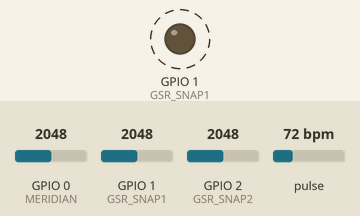
This sketch was run on a simulated ESP32. Shown: output pins drawn as LEDs (lit = HIGH). Dashed ring = blinking. Inputs (shaded band) come from the test bench; at power-on: GPIO 0 (MERIDIAN) = 2048, GPIO 1 (GSR_SNAP1) = 2048, pulse 72 bpm, GPIO 2 (GSR_SNAP2) = 2048. Nothing arrives over Bluetooth unless stated; a phone connects over Bluetooth LE 3 s after start; what the sketch prints to the serial monitor is not drawn.

Above: at 2.2 s.
2.3 s: GPIO 0 (MERIDIAN) set to 2866
6.4 s: GPIO 1 (GSR_SNAP1) set to 2866
9.9 s: pulse set to 42 bpm
13.4 s: GPIO 2 (GSR_SNAP2) set to 2866
16.9 s: pulse set to 70 bpm
20.4 s: GPIO 0 (MERIDIAN) set to 3840
Timing chart, 0 to 24.9 s (numbered marks = the images above; inputs shaded):
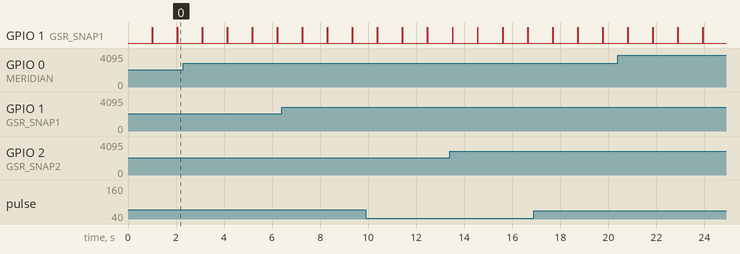

Measured:
- by itself, GPIO 1 (GSR_SNAP1): alternates HIGH for 0.02 s and LOW for 1.0 s

The sketch:

finallyyy.ino
```cpp
#include <BLEDevice.h>
#include <BLEUtils.h>
#include <BLEServer.h>
#include <Wire.h>
#include "MAX30105.h"
#include "heartRate.h"

MAX30105 sensor;

#define SERVICE_UUID        "4fafc201-1fb5-459e-8fcc-c5c9c331914b"
#define CHARACTERISTIC_UUID "beb5483e-36e1-4688-b7f5-ea07361b26a8"

BLECharacteristic *pCharacteristic;

#define I2C_SDA 8
#define I2C_SCL 9
#define GSR_SNAP1 1
#define GSR_SNAP2 2
#define MERIDIAN 0

const byte RATE_SIZE = 10;
byte rates[RATE_SIZE];
byte rateSpot = 0;
long lastBeat = 0;
float beatsPerMinute = 0;
int beatAvg = 0;
int lastSentPulse = 0;

int gsrValue1 = 0;
int gsrValue2 = 0;
int gsrAverage = 0;

int meridianValue = 0;

bool seizureWarning = false;

#define PULSE_THRESHOLD 100
#define GSR_THRESHOLD 3800
#define MERIDIAN_THRESHOLD 300

void measurePulse() {
  long irValue = sensor.getIR();

  if (checkForBeat(irValue) == true) {
    long delta = millis() - lastBeat;
    lastBeat = millis();

    if (delta > 0) {
      beatsPerMinute = 60.0 / (delta / 1000.0);

      if (beatsPerMinute < 200 && beatsPerMinute > 30) {
        rates[rateSpot++] = (byte)beatsPerMinute;
        rateSpot %= RATE_SIZE;

        beatAvg = 0;
        for (byte x = 0; x < RATE_SIZE; x++) {
          beatAvg += rates[x];
        }
        beatAvg /= RATE_SIZE;
      }
    }
  }
  static unsigned long lastPulsePrint = 0;
  if (millis() - lastPulsePrint > 2000) {
    lastPulsePrint = millis();
    if (irValue < 30000) {
      Serial.println("Пульс: нет пальца");
    } else if (beatAvg > 0) {
      Serial.print("Пульс: ");
      Serial.print(beatAvg);
      Serial.println(" BPM");
    }
  }
}

void measureGSR() {
  pinMode(GSR_SNAP1, OUTPUT);
  pinMode(GSR_SNAP2, INPUT);
  digitalWrite(GSR_SNAP1, HIGH);
  delay(10);
  gsrValue1 = analogRead(GSR_SNAP2);

  pinMode(GSR_SNAP2, OUTPUT);
  pinMode(GSR_SNAP1, INPUT);
  digitalWrite(GSR_SNAP2, HIGH);
  delay(10);
  gsrValue2 = analogRead(GSR_SNAP1);

  pinMode(GSR_SNAP1, INPUT);
  pinMode(GSR_SNAP2, INPUT);

  gsrAverage = (gsrValue1 + gsrValue2) / 2;

  Serial.print(" GSR: ");
  Serial.println(gsrAverage);
}

void measureMeridian() {
  pinMode(GSR_SNAP1, OUTPUT);
  pinMode(GSR_SNAP2, OUTPUT);
  digitalWrite(GSR_SNAP1, LOW);
  digitalWrite(GSR_SNAP2, LOW);

  delay(10);
  meridianValue = analogRead(MERIDIAN);

  pinMode(GSR_SNAP1, INPUT);
  pinMode(GSR_SNAP2, INPUT);
  pinMode(MERIDIAN, INPUT);

  Serial.print(" Меридиан: ");
  Serial.println(meridianValue);
}

void checkSeizure() {
  bool pulseHigh = (beatAvg > PULSE_THRESHOLD);
  bool gsrHigh = (gsrAverage > GSR_THRESHOLD);
  bool meridianLow = (meridianValue < MERIDIAN_THRESHOLD);

  if (pulseHigh && gsrHigh && meridianLow) {
    seizureWarning = true;
    Serial.println(" ВНИМАНИЕ: Возможный приступ!");
  } else {
    seizureWarning = false;
  }
}

void sendData() {
  String data = String(beatAvg) + "," +
                String(gsrAverage) + "," +
                String(meridianValue) + "," +
                String(seizureWarning ? "1" : "0");

  pCharacteristic->setValue(data.c_str());
  pCharacteristic->notify();

  Serial.print(" Отправлено: ");
  Serial.println(data);
}

void setup() {
  Serial.begin(115200);
  delay(1000);

  pinMode(GSR_SNAP1, INPUT);
  pinMode(GSR_SNAP2, INPUT);
  pinMode(MERIDIAN, INPUT);

  BLEDevice::init("ESP32_Insole");
  BLEServer *pServer = BLEDevice::createServer();
  BLEService *pService = pServer->createService(SERVICE_UUID);

  pCharacteristic = pService->createCharacteristic(
                      CHARACTERISTIC_UUID,
                      BLECharacteristic::PROPERTY_READ |
                      BLECharacteristic::PROPERTY_NOTIFY
                    );

  pCharacteristic->setValue("0");
  pService->start();

  BLEAdvertising *pAdvertising = pServer->getAdvertising();
  pAdvertising->start();
  Serial.println(" BLE запущен: ESP32_Insole");

  Wire.begin(I2C_SDA, I2C_SCL);

  if (!sensor.begin(Wire)) {
    Serial.println(" Датчик пульса не найден! Проверь подключение:");
    while(1);
  }

  sensor.setup();
  sensor.setLEDMode(2);
  sensor.setPulseAmplitudeRed(0x1F);
  sensor.setPulseAmplitudeIR(0x1F);
  sensor.setPulseAmplitudeGreen(0);
  Serial.println("Датчик пульса готов! Приложи палец.");

  Serial.println("Все системы готовы!");
}

void loop() {
  measurePulse();
  measureGSR();
  measureMeridian();
  checkSeizure();
  sendData();

  delay(1000);
}
```
